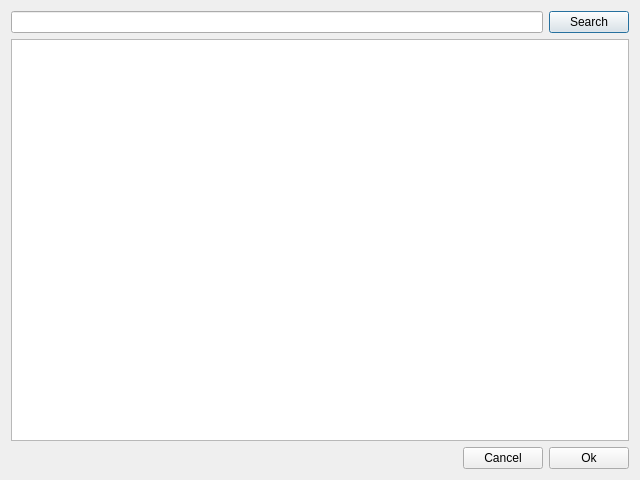
<?xml version="1.0" encoding="UTF-8"?>
<ui version="4.0">
 <class>Dialog</class>
 <widget class="QDialog" name="Dialog">
  <property name="geometry">
   <rect>
    <x>0</x>
    <y>0</y>
    <width>640</width>
    <height>480</height>
   </rect>
  </property>
  <property name="windowTitle">
   <string>Series Search</string>
  </property>
  <property name="sizeGripEnabled">
   <bool>false</bool>
  </property>
  <property name="modal">
   <bool>true</bool>
  </property>
  <layout class="QGridLayout" name="gridLayout">
   <item row="1" column="1">
    <widget class="QPushButton" name="search_button">
     <property name="text">
      <string>Search</string>
     </property>
     <property name="autoDefault">
      <bool>true</bool>
     </property>
    </widget>
   </item>
   <item row="1" column="0">
    <widget class="QLineEdit" name="search_text_field"/>
   </item>
   <item row="6" column="0" rowspan="2" colspan="2">
    <layout class="QHBoxLayout" name="horizontalLayout">
     <property name="sizeConstraint">
      <enum>QLayout::SetDefaultConstraint</enum>
     </property>
     <item>
      <spacer name="horizontalSpacer">
       <property name="orientation">
        <enum>Qt::Horizontal</enum>
       </property>
       <property name="sizeHint" stdset="0">
        <size>
         <width>40</width>
         <height>20</height>
        </size>
       </property>
      </spacer>
     </item>
     <item>
      <widget class="QPushButton" name="cancel_button">
       <property name="text">
        <string>Cancel</string>
       </property>
      </widget>
     </item>
     <item>
      <widget class="QPushButton" name="ok_button">
       <property name="text">
        <string>Ok</string>
       </property>
      </widget>
     </item>
    </layout>
   </item>
   <item row="4" column="0" colspan="2">
    <widget class="QTableView" name="result_view">
     <property name="focusPolicy">
      <enum>Qt::NoFocus</enum>
     </property>
     <property name="layoutDirection">
      <enum>Qt::LeftToRight</enum>
     </property>
     <property name="editTriggers">
      <set>QAbstractItemView::NoEditTriggers</set>
     </property>
     <property name="alternatingRowColors">
      <bool>true</bool>
     </property>
     <property name="selectionMode">
      <enum>QAbstractItemView::ExtendedSelection</enum>
     </property>
     <property name="selectionBehavior">
      <enum>QAbstractItemView::SelectRows</enum>
     </property>
     <property name="showGrid">
      <bool>false</bool>
     </property>
     <attribute name="horizontalHeaderVisible">
      <bool>false</bool>
     </attribute>
     <attribute name="horizontalHeaderCascadingSectionResizes">
      <bool>true</bool>
     </attribute>
     <attribute name="horizontalHeaderHighlightSections">
      <bool>false</bool>
     </attribute>
     <attribute name="horizontalHeaderStretchLastSection">
      <bool>false</bool>
     </attribute>
     <attribute name="verticalHeaderVisible">
      <bool>false</bool>
     </attribute>
     <attribute name="verticalHeaderCascadingSectionResizes">
      <bool>false</bool>
     </attribute>
     <attribute name="verticalHeaderDefaultSectionSize">
      <number>70</number>
     </attribute>
     <attribute name="verticalHeaderHighlightSections">
      <bool>false</bool>
     </attribute>
     <attribute name="verticalHeaderMinimumSectionSize">
      <number>70</number>
     </attribute>
     <attribute name="verticalHeaderStretchLastSection">
      <bool>false</bool>
     </attribute>
    </widget>
   </item>
  </layout>
 </widget>
 <tabstops>
  <tabstop>search_text_field</tabstop>
  <tabstop>search_button</tabstop>
  <tabstop>result_view</tabstop>
  <tabstop>cancel_button</tabstop>
  <tabstop>ok_button</tabstop>
 </tabstops>
 <resources/>
 <connections>
  <connection>
   <sender>search_text_field</sender>
   <signal>returnPressed()</signal>
   <receiver>search_button</receiver>
   <slot>click()</slot>
   <hints>
    <hint type="sourcelabel">
     <x>278</x>
     <y>21</y>
    </hint>
    <hint type="destinationlabel">
     <x>592</x>
     <y>21</y>
    </hint>
   </hints>
  </connection>
  <connection>
   <sender>ok_button</sender>
   <signal>clicked()</signal>
   <receiver>Dialog</receiver>
   <slot>accept()</slot>
   <hints>
    <hint type="sourcelabel">
     <x>591</x>
     <y>456</y>
    </hint>
    <hint type="destinationlabel">
     <x>319</x>
     <y>239</y>
    </hint>
   </hints>
  </connection>
  <connection>
   <sender>cancel_button</sender>
   <signal>clicked()</signal>
   <receiver>Dialog</receiver>
   <slot>reject()</slot>
   <hints>
    <hint type="sourcelabel">
     <x>508</x>
     <y>456</y>
    </hint>
    <hint type="destinationlabel">
     <x>319</x>
     <y>239</y>
    </hint>
   </hints>
  </connection>
 </connections>
</ui>
